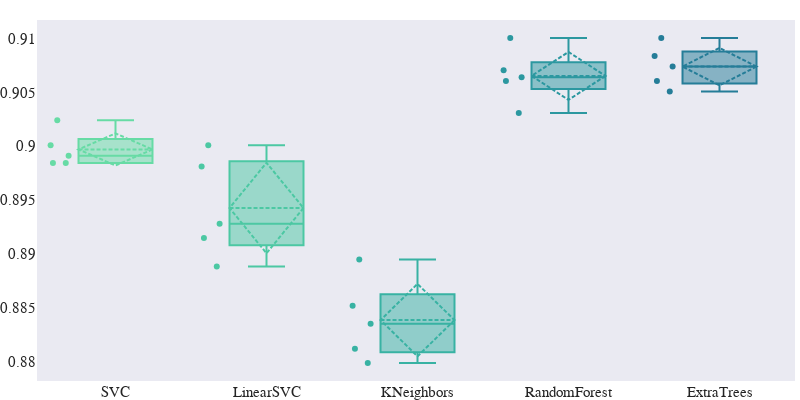

Source (notebook cell):
### Code cell
import plotly.graph_objects as go
import plotly
from kaleido.scopes.plotly import PlotlyScope
colors=plotly.colors.sequential.Tealgrn[2:]

scope = PlotlyScope()
fig = go.Figure()

for i,model in enumerate(models):
#     score_model(X, y, model,)
#     cv = ShuffleSplit(n_splits=2, test_size=0.9, random_state=0) # for quick test
    cv = ShuffleSplit(n_splits=5, test_size=0.5, random_state=0)
    score = cross_val_score(model, X, y, cv=cv)
    
    fig.add_trace(go.Box(
    y=score,
    name=type(model).__name__.split("Class")[0],
    marker_color=colors[i],
    boxmean="sd", # represent mean. (sd shows standarddev)
    boxpoints='all', 
    ))

fig.update_layout(
    showlegend=False,
    autosize=False,title=None, 
    template="seaborn",
    width=800,height=400,
    font_family="Times New Roman",
    font_size=15,
    title_font_family="Times New Roman",
    title_font_size=30,
    margin=dict(l=0, t=20,r=5, b=5),                                   
    )
fig.update_xaxes(showgrid=False,zeroline=False,ticks='',)
fig.update_yaxes(showgrid=False,zeroline=False,)

fig.show()

with open("../plots/mme_comparisons.pdf", "wb") as f:
    f.write(scope.transform(fig, format="pdf", width=800,height=400,))

### Figure 1 — Plotly figure (JSON) as saved in the notebook; plotly's stock layout.template omitted (floating-point values rounded to 4 significant figures)
{"data": [{"boxmean": "sd", "boxpoints": "all", "marker": {"color": "rgb(103, 219, 165)"}, "name": "SVC", "type": "box", "y": [0.8984, 0.9024, 0.8991, 0.9001, 0.8984]}, {"boxmean": "sd", "boxpoints": "all", "marker": {"color": "rgb(76, 200, 163)"}, "name": "LinearSVC", "type": "box", "y": [0.8915, 0.9001, 0.8928, 0.8981, 0.8889]}, {"boxmean": "sd", "boxpoints": "all", "marker": {"color": "rgb(56, 178, 163)"}, "name": "KNeighbors", "type": "box", "y": [0.8852, 0.8895, 0.8836, 0.8799, 0.8812]}, {"boxmean": "sd", "boxpoints": "all", "marker": {"color": "rgb(44, 152, 160)"}, "name": "RandomForest", "type": "box", "y": [0.907, 0.9061, 0.9064, 0.91, 0.9031]}, {"boxmean": "sd", "boxpoints": "all", "marker": {"color": "rgb(37, 125, 152)"}, "name": "ExtraTrees", "type": "box", "y": [0.9061, 0.9074, 0.9084, 0.91, 0.9051]}], "layout": {"autosize": false, "font": {"family": "Times New Roman", "size": 15}, "height": 400, "margin": {"b": 5, "l": 0, "r": 5, "t": 20}, "showlegend": false, "title": {"font": {"family": "Times New Roman", "size": 30}}, "width": 800, "xaxis": {"autorange": true, "range": [-0.5199, 4.5], "showgrid": false, "ticks": "", "type": "category", "zeroline": false}, "yaxis": {"autorange": true, "range": [0.8782, 0.9117], "showgrid": false, "type": "linear", "zeroline": false}}}
